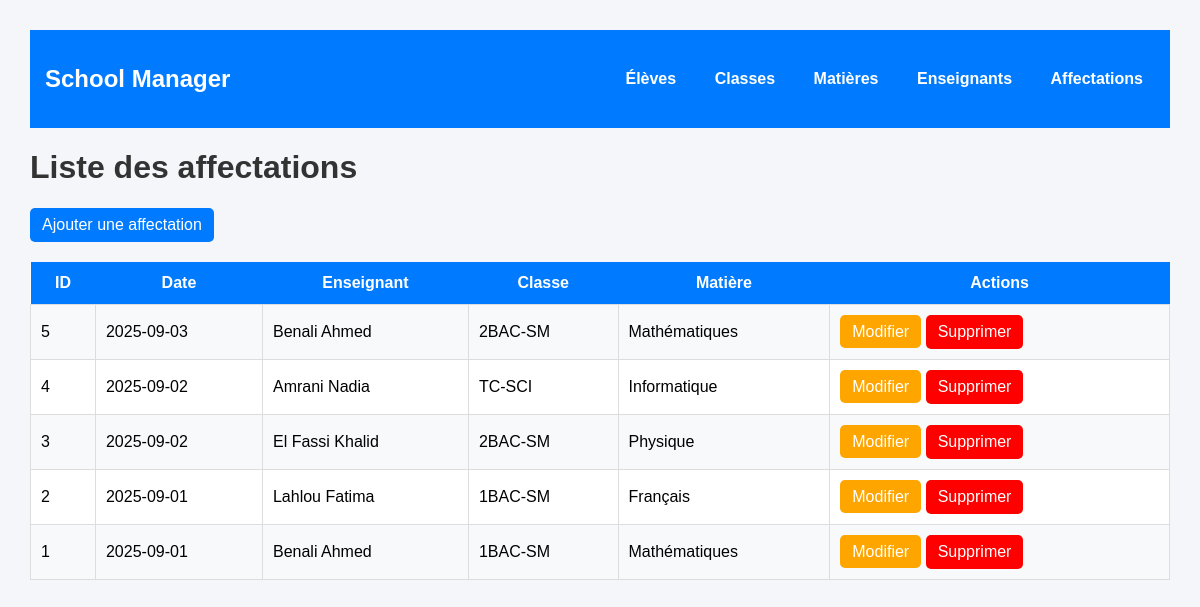
The app's page /pages/affectation/index.php with its own data.
### tables this page shows
CREATE TABLE `affectation` (
  `id_affectation` int(11) NOT NULL,
  `date_affectation` date DEFAULT curdate(),
  `id_enseignant` int(11) NOT NULL,
  `id_classe` int(11) NOT NULL,
  `id_matiere` int(11) NOT NULL
);

CREATE TABLE `enseignant` (
  `id_enseignant` int(11) NOT NULL,
  `matricule` varchar(20) NOT NULL,
  `nom` varchar(50) NOT NULL,
  `prenom` varchar(50) NOT NULL,
  `email` varchar(100) NOT NULL,
  `telephone` varchar(20) DEFAULT NULL,
  `specialite` varchar(100) DEFAULT NULL
);

CREATE TABLE `classe` (
  `id_classe` int(11) NOT NULL,
  `nom_classe` varchar(50) NOT NULL,
  `niveau` varchar(50) NOT NULL,
  `capacite_max` int(11) NOT NULL CHECK (`capacite_max` > 0)
);

CREATE TABLE `matiere` (
  `id_matiere` int(11) NOT NULL,
  `nom_matiere` varchar(100) NOT NULL,
  `coefficient` int(11) DEFAULT 1
);

### pages/affectation/index.php (the view, shortened to what this page needs)
<?php
require_once "../../config/database.php";
$sql = "SELECT
            a.id_affectation,
            a.date_affectation,
            e.nom AS enseignant_nom,
            e.prenom AS enseignant_prenom,
            c.nom_classe,
            m.nom_matiere
        FROM affectation a
        JOIN enseignant e ON a.id_enseignant = e.id_enseignant
        JOIN classe c ON a.id_classe = c.id_classe
        JOIN matiere m ON a.id_matiere = m.id_matiere
        ORDER BY a.id_affectation DESC";
$stmt = $pdo->query($sql);
$affectations = $stmt->fetchAll(PDO::FETCH_ASSOC);
?>
<!DOCTYPE html>
<html lang="fr">
<head>
    <link rel="stylesheet" href="../../assets/css/style.css">
</head>
<body>
<?php include "../../navbar.php"; ?>
<h1>Liste des affectations</h1>
<a class="btn" href="create.php">Ajouter une affectation</a>
<table class="table">
<tr>
    <th>ID</th>
    <th>Date</th>
    <th>Enseignant</th>
    <th>Classe</th>
    <th>Matière</th>
    <th>Actions</th>
</tr>
<?php foreach ($affectations as $aff): ?>
<tr>
    <td><?= $aff['id_affectation'] ?></td>
    <td><?= $aff['date_affectation'] ?></td>
    <td><?= htmlspecialchars($aff['enseignant_nom'] . " " . $aff['enseignant_prenom']) ?></td>
    <td><?= htmlspecialchars($aff['nom_classe']) ?></td>
    <td><?= htmlspecialchars($aff['nom_matiere']) ?></td>
    <td>
        <a class="edit-btn" href="edit.php?id=<?= $aff['id_affectation'] ?>">Modifier</a>
        <a class="btn delete-btn"
            href="delete.php?id=<?= $aff['id_affectation'] ?>"
            onclick="return confirm('Voulez-vous supprimer cette affectation ?')">
            Supprimer
        </a>
    </td>
</tr>
<?php endforeach; ?>
</table>
</body>
</html>

### navbar.php
<div class="navbar">
    <h2>School Manager</h2>
    <div>
        <a href="/SchoolManager/pages/eleves/index.php">Élèves</a>
        <a href="/SchoolManager/pages/classe/index.php">Classes</a>
        <a href="/SchoolManager/pages/matieres/index.php">Matières</a>
        <a href="/SchoolManager/pages/enseignant/index.php">Enseignants</a>
        <a href="/SchoolManager/pages/affectation/index.php">Affectations</a>
    </div>
</div>

### assets/css/style.css (style rules this page uses)
body { font-family: Arial, sans-serif; background-color: #f4f6f9; margin: 30px; }
.navbar { background-color: #007bff; padding: 15px; color: white; display: flex; justify-content: space-between; align-items: center; }
.navbar a { color: white; margin-left: 10px; text-decoration: none; font-weight: bold; }
h1 { color: #333; }
a { text-decoration: none; color: white; background-color: #007bff; padding: 8px 12px; border-radius: 5px; }
table { width: 100%; border-collapse: collapse; background-color: white; margin-top: 20px; }
table th { background-color: #007bff; color: white; padding: 12px; }
table td { padding: 10px; border: 1px solid #ddd; }
tr:nth-child(even) { background-color: #f8f9fa; }
.edit-btn { background-color: orange; }
.delete-btn { background-color: red; }
.table { width: 100%; border-collapse: collapse; background-color: white; margin-top: 20px; }
.table th { background-color: #007bff; color: white; padding: 12px; }
.table td { padding: 10px; border: 1px solid #ddd; }
.btn { text-decoration: none; color: white; padding: 8px 12px; border-radius: 5px; display: inline-block; margin-right: 5px; }

### records on screen
affectation: id_affectation "5", date_affectation "2025-09-03", id_enseignant.prenom "Benali Ahmed", id_classe.nom_classe "2BAC-SM", id_matiere.nom_matiere "Mathématiques"
affectation: id_affectation "4", date_affectation "2025-09-02", id_enseignant.prenom "Amrani Nadia", id_classe.nom_classe "TC-SCI", id_matiere.nom_matiere "Informatique"
affectation: id_affectation "3", date_affectation "2025-09-02", id_enseignant.prenom "El Fassi Khalid", id_classe.nom_classe "2BAC-SM", id_matiere.nom_matiere "Physique"
affectation: id_affectation "2", date_affectation "2025-09-01", id_enseignant.prenom "Lahlou Fatima", id_classe.nom_classe "1BAC-SM", id_matiere.nom_matiere "Français"
affectation: id_affectation "1", date_affectation "2025-09-01", id_enseignant.prenom "Benali Ahmed", id_classe.nom_classe "1BAC-SM", id_matiere.nom_matiere "Mathématiques"
